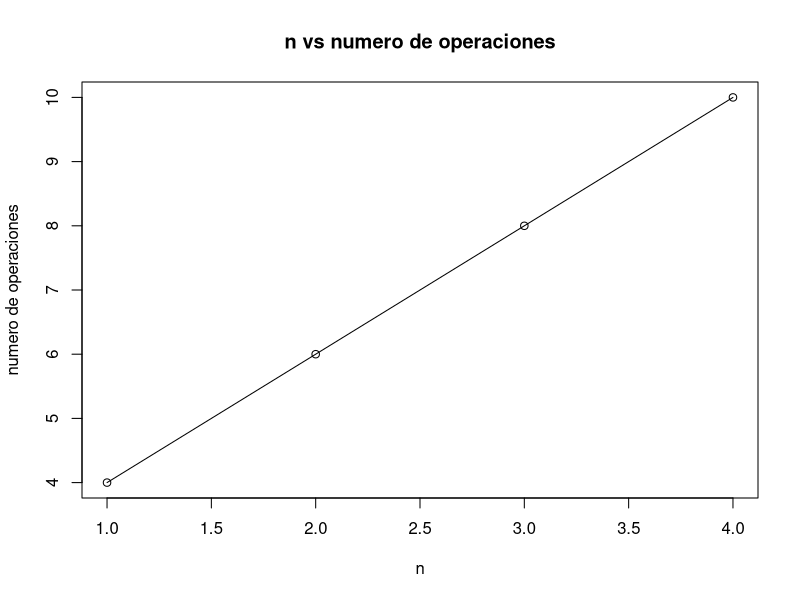

R code for this plot:
n = 4
#n = 5
#n = 10
erroR = 0
total = 0
lista = c(0)
cont = 0
sumaNumerosNaturales = function(n, lista, cont){
  i = 0
  while(i<=n){
    total = total + i^2
    cont = cont + 2
    lista[i] = cont
    i = i + 1
  }
  cat("La suma al cuadrado de los ", n," primeros numeros naturales es: ", total,"\n")
  t = length(lista)
  errorR = errorRelativo(total, errorR)
  return(lista)
}
errorRelativo = function(total, errorR){
  errorR = (abs((total-(total+0.1)))/total)*100
  cat("El error relativo porcetual es de ", formatC(errorR,format = "f", digits = 32), "%\n")
}
lista = sumaNumerosNaturales(n,lista, cont)

plot(lista,type = 'o', main = "n vs numero de operaciones", ylab = "numero de operaciones", xlab = "n")

